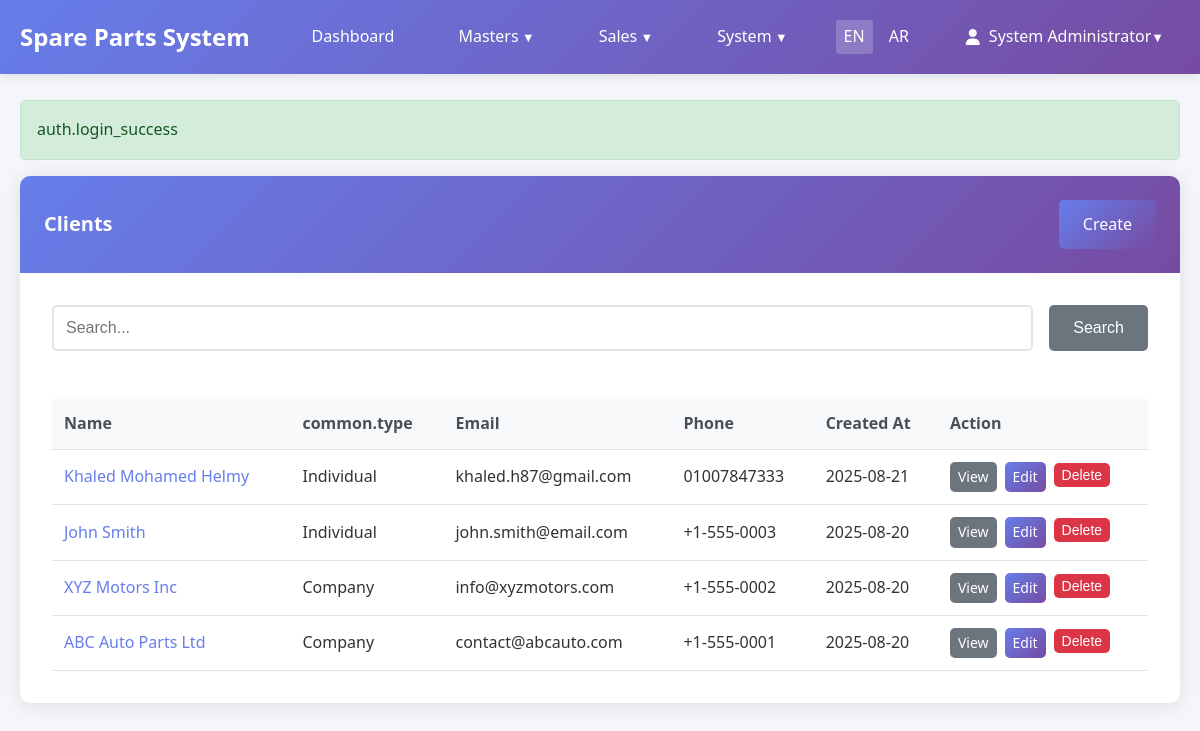
Page /clients (signed in) on the committed database.
### tables this page shows
CREATE TABLE `sp_clients` (
  `id` int NOT NULL AUTO_INCREMENT,
  `type` enum('company','individual') NOT NULL DEFAULT 'company',
  `name` varchar(255) NOT NULL,
  `phone` varchar(50) DEFAULT NULL,
  `email` varchar(255) DEFAULT NULL,
  `address` text,
  `created_at` timestamp NOT NULL DEFAULT CURRENT_TIMESTAMP,
  PRIMARY KEY (`id`),
  KEY `idx_name` (`name`),
  KEY `idx_type` (`type`)
);

### app/core/Controller.php (called while the page is built, shortened)
<?php
class Controller
{
    protected function view(string $view, array $data = []): void
    {
        extract($data);
        $viewPath = __DIR__ . "/../views/{$view}.php";
        require $viewPath;
    }
}

### app/controllers/ClientController.php (called while the page is built, shortened)
<?php
class ClientController extends Controller
{
    private Client $clientModel;
    public function __construct()
    {
        $this->clientModel = new Client();
    }
    public function index(): void
    {
        $search = Helpers::input('search', '');
        $page = (int) Helpers::input('page', 1);
        if (!empty($search)) {
            $clients = $this->clientModel->search($search, $page);
        } else {
            $clients = $this->clientModel->paginate($page);
        }
        $this->view('clients/index', compact('clients', 'search'));
    }
}

### public/index.php (called while the page is built, shortened)
<?php
require_once __DIR__ . '/../app/core/Autoloader.php';
$router = new Router();
$router->get('/', 'AuthController@loginForm');
$router->get('/login', 'AuthController@loginForm');
$router->post('/login', 'AuthController@login');
$router->get('/logout', 'AuthController@logout');
$router->resolve();

### app/core/I18n.php (called while the page is built, shortened)
<?php
class I18n
{
    private static string $locale = 'en';
    private static array $translations = [];
    public static function init(string $locale): void
    {
        $validLocales = ['en', 'ar'];
        self::$locale = in_array($locale, $validLocales) ? $locale : 'en';
    }
    public static function t(string $key, array $params = []): string
    {
        $translation = self::getTranslation($key);
        return $translation;
    }
    private static function getTranslation(string $key): string
    {
        $keys = explode('.', $key);
        $translation = self::$translations;
        foreach ($keys as $k) {
            if (isset($translation[$k])) {
                $translation = $translation[$k];
            } else {
                return $key;
            }
        }
        return is_string($translation) ? $translation : $key;
    }
    private static function loadTranslations(): void
    {
        $langFile = __DIR__ . "/../lang/" . self::$locale . ".php";
        if (file_exists($langFile)) {
            self::$translations = require $langFile;
        } else {
            error_log("Language file not found: $langFile");
            self::$translations = [];
        }
    }
}

### app/core/Autoloader.php (called while the page is built, shortened)
<?php
class Autoloader
{
    private static array $namespaces = [];
    public static function addNamespace(string $prefix, string $baseDir): void
    {
        $prefix = trim($prefix, '\\') . '\\';
        $baseDir = rtrim($baseDir, DIRECTORY_SEPARATOR) . '/';
        if (!isset(self::$namespaces[$prefix])) {
            self::$namespaces[$prefix] = [];
        }
        array_push(self::$namespaces[$prefix], $baseDir);
    }
    public static function load(string $class): bool
    {
        $prefix = $class;
        while (false !== $pos = strrpos($prefix, '\\')) {
            $prefix = substr($class, 0, $pos + 1);
            $relativeClass = substr($class, $pos + 1);
            $mappedFile = self::loadMappedFile($prefix, $relativeClass);
            if ($mappedFile) {
                return $mappedFile;
            }
            $prefix = rtrim($prefix, '\\');
        }
        return false;
    }
    private static function loadMappedFile(string $prefix, string $relativeClass): bool
    {
        if (!isset(self::$namespaces[$prefix])) {
            return false;
        }
        foreach (self::$namespaces[$prefix] as $baseDir) {
            $file = $baseDir . str_replace('\\', '/', $relativeClass) . '.php';
            $fileLower = $baseDir . str_replace('\\', '/', strtolower($relativeClass)) . '.php';
            if (self::requireFile($fileLower)) {
                return true;
            }
        }
        return false;
    }
    private static function requireFile(string $file): bool
    {
        if (file_exists($file)) {
            return true;
        }
        return false;
    }
}

### app/core/Helpers.php (called while the page is built, shortened)
<?php
class Helpers
{
    public static function input(string $key, $default = null)
    {
        return $default;
    }
    public static function escape($value): string
    {
        return htmlspecialchars($value, ENT_QUOTES, 'UTF-8');
    }
    public static function formatDate(string $date, string $format = 'Y-m-d'): string
    {
        return date($format, strtotime($date));
    }
}

### app/config/DB.php (called while the page is built, shortened)
<?php
class DB
{
    private static ?PDO $instance = null;
    public static function getInstance(): PDO
    {
        if (self::$instance === null) {
            try {
                $config = Config::$database;
                $dsn = "mysql:host={$config['host']};dbname={$config['dbname']};charset={$config['charset']}";
                self::$instance = new PDO(
                    $dsn,
                    $config['username'],
                    $config['password'],
                    $config['options']
                );
            } catch (PDOException $e) {
                error_log("Database connection failed: " . $e->getMessage());
                throw new PDOException('Database connection failed: ' . $e->getMessage());
            }
        }
        return self::$instance;
    }
    public static function query(string $sql, array $params = []): \PDOStatement
    {
        try {
            $stmt = self::getInstance()->prepare($sql);
            $stmt->execute($params);
            return $stmt;
        } catch (PDOException $e) {
            error_log("Query failed: " . $e->getMessage());
            throw $e;
        }
    }
}

### app/core/Model.php (called while the page is built, shortened)
<?php
class Model
{
    protected string $table;
    protected string $primaryKey = 'id';
    public function paginate(int $page = 1, int $perPage = 15): array
    {
        $offset = ($page - 1) * $perPage;
        $totalStmt = DB::query("SELECT COUNT(*) as total FROM {$this->table}");
        $total = $totalStmt->fetch()['total'];
        $stmt = DB::query("SELECT * FROM {$this->table} ORDER BY {$this->primaryKey} DESC LIMIT ? OFFSET ?", [$perPage, $offset]);
        $data = $stmt->fetchAll();
        return [
            'data' => $data,
            'total' => $total,
            'per_page' => $perPage,
            'current_page' => $page,
            'last_page' => (int) ceil($total / $perPage),
            'from' => $offset + 1,
            'to' => min($offset + $perPage, $total)
        ];
    }
}

### app/views/clients/index.php (the view, shortened to what this page needs)
<div class="card">
    <div class="card-header">
        <div style="display: flex; justify-content: space-between; align-items: center;">
            <h1 class="card-title"><?= I18n::t('navigation.clients') ?></h1>
            <a href="/clients/create" class="btn btn-primary"><?= I18n::t('actions.create') ?></a>
        </div>
    </div>
    <div class="card-body">
        <form method="GET" action="/clients" style="margin-bottom: 2rem;">
            <div style="display: flex; gap: 1rem;">
                <input
                    type="text"
                    name="search"
                    class="form-control"
                    placeholder="<?= I18n::t('actions.search') ?>..."
                    value="<?= Helpers::escape($search ?? '') ?>"
                    style="flex: 1;"
                >
                <button type="submit" class="btn btn-secondary"><?= I18n::t('actions.search') ?></button>
            </div>
        </form>
        <div class="table-responsive">
            <table class="table">
                <thead>
                    <tr>
                        <th><?= I18n::t('common.name') ?></th>
                        <th><?= I18n::t('common.type') ?></th>
                        <th><?= I18n::t('common.email') ?></th>
                        <th><?= I18n::t('common.phone') ?></th>
                        <th><?= I18n::t('common.created_at') ?></th>
                        <th><?= I18n::t('common.action') ?></th>
                    </tr>
                </thead>
                <tbody>
                    <?php if (!empty($clients['data'])): ?>
                        <?php foreach ($clients['data'] as $client): ?>
                            <tr>
                                <td>
                                    <a href="/clients/<?= $client['id'] ?>" style="text-decoration: none; color: #667eea;">
                                        <?= Helpers::escape($client['name'] ?? '') ?>
                                    </a>
                                </td>
                                <td><?= Helpers::escape(ucfirst($client['type'] ?? '')) ?></td>
                                <td><?= Helpers::escape($client['email'] ?? '') ?></td>
                                <td><?= Helpers::escape($client['phone'] ?? '') ?></td>
                                <td><?= Helpers::formatDate($client['created_at'] ?? date('Y-m-d H:i:s')) ?></td>
                                <td>
                                    <div style="display: flex; gap: 0.5rem;">
                                        <a href="/clients/<?= $client['id'] ?>" class="btn btn-sm btn-secondary"><?= I18n::t('actions.view') ?></a>
                                        <a href="/clients/<?= $client['id'] ?>/edit" class="btn btn-sm btn-primary"><?= I18n::t('actions.edit') ?></a>
                                        <form method="POST" action="/clients/<?= $client['id'] ?>/delete" style="display: inline;"
                                              onsubmit="return confirm('Are you sure you want to delete this client?')">
                                            <button type="submit" class="btn btn-sm btn-danger"><?= I18n::t('actions.delete') ?></button>
                                        </form>
                                    </div>
                                </td>
                            </tr>
                        <?php endforeach; ?>
                    <?php endif; ?>
                </tbody>
            </table>
        </div>
    </div>
</div>
<?php
include __DIR__ . '/../layouts/base.php';
?>

### app/core/Router.php (shortened to what this page needs)
<?php
class Router
{
    private array $routes = [];
    private array $groupStack = [];
    public function group(array $attributes, callable $callback): void
    {
        $this->groupStack[] = $attributes;
        array_pop($this->groupStack);
    }
    private function addRoute(string $method, string $path, string $action): void
    {
        $path = '/' . trim($path, '/');
        if ($path !== '/') {
            $path = rtrim($path, '/');
        }
        $route = [
            'method' => $method,
            'path' => $path,
            'action' => $action,
            'middleware' => $this->getGroupMiddleware()
        ];
        $this->routes[] = $route;
    }
    private function getGroupMiddleware(): array
    {
        $middleware = [];
        foreach ($this->groupStack as $group) {
            if (isset($group['auth']) && $group['auth']) {
                $middleware[] = 'auth';
            }
        }
        return $middleware;
    }
    public function resolve(): void
    {
        $method = $_SERVER['REQUEST_METHOD'];
        $path = parse_url($_SERVER['REQUEST_URI'], PHP_URL_PATH);
        $path = '/' . trim($path, '/');
        if ($path !== '/') {
            $path = rtrim($path, '/');
        }
        foreach ($this->routes as $route) {
            if ($route['method'] === $method && $this->matchPath($route['path'], $path)) {
                $this->executeAction($route['action'], $this->extractParams($route['path'], $path));
                return;
            }
        }
    }
    private function matchPath(string $routePath, string $requestPath): bool
    {
        $pattern = preg_replace('/\{[^}]+\}/', '([^/]+)', $routePath);
        $pattern = '#^' . $pattern . '$#';
        return (bool) preg_match($pattern, $requestPath);
    }
    private function extractParams(string $routePath, string $requestPath): array
    {
        $params = [];
        return $params;
    }
    private function executeAction(string $action, array $params = []): void
    {
        [$controllerName, $methodName] = explode('@', $action);
        $controller = new $controllerClass();
        $controller->$methodName($params);
    }
}

### public/assets/css/app.css (style rules this page uses)
* { margin: 0; padding: 0; box-sizing: border-box; }
body { font-family: 'Segoe UI', Tahoma, Geneva, Verdana, sans-serif; line-height: 1.6; color: #333; background-color: #f4f6f9; }
.card { background: white; border-radius: 10px; box-shadow: 0 2px 20px rgba(0,0,0,0.1); overflow: hidden; margin-bottom: 2rem; }
.card-header { background: linear-gradient(135deg, #667eea 0%, #764ba2 100%); color: white; padding: 1.5rem; border-bottom: none; }
.card-title { font-size: 1.25rem; margin: 0; }
.card-body { padding: 2rem; }
.form-control { width: 100%; padding: 0.75rem; border: 2px solid #e1e5e9; border-radius: 5px; font-size: 1rem; transition: border-color 0.3s, box-shadow 0.3s; }
.btn { padding: 0.75rem 1.5rem; border: none; border-radius: 5px; font-size: 1rem; cursor: pointer; text-decoration: none; display: inline-block; text-align: center; transition: all 0.3s; font-weight: 500; }
.btn-primary { background: linear-gradient(135deg, #667eea 0%, #764ba2 100%); color: white; }
.btn-secondary { background-color: #6c757d; color: white; }
.btn-danger { background-color: #dc3545; color: white; }
.btn-sm { padding: 0.25rem 0.5rem; font-size: 0.875rem; }
.table { width: 100%; border-collapse: collapse; margin-top: 1rem; }
.table th, .table td { padding: 0.75rem; border-bottom: 1px solid #dee2e6; text-align: left; }
.table th { background-color: #f8f9fa; font-weight: 600; color: #495057; }
.table-responsive { overflow-x: auto; }

### rows in the picture
sp_clients: name "Khaled Mohamed Helmy", type "Individual", email "khaled.h87@gmail.com", phone "01007847333"
sp_clients: name "John Smith", type "Individual", email "john.smith@email.com", phone "+1-555-0003"
sp_clients: name "XYZ Motors Inc", type "Company", email "info@xyzmotors.com", phone "+1-555-0002"
sp_clients: name "ABC Auto Parts Ltd", type "Company", email "contact@abcauto.com", phone "+1-555-0001"

### other values in the picture
Helpers::escape($message) "auth.login_success"
